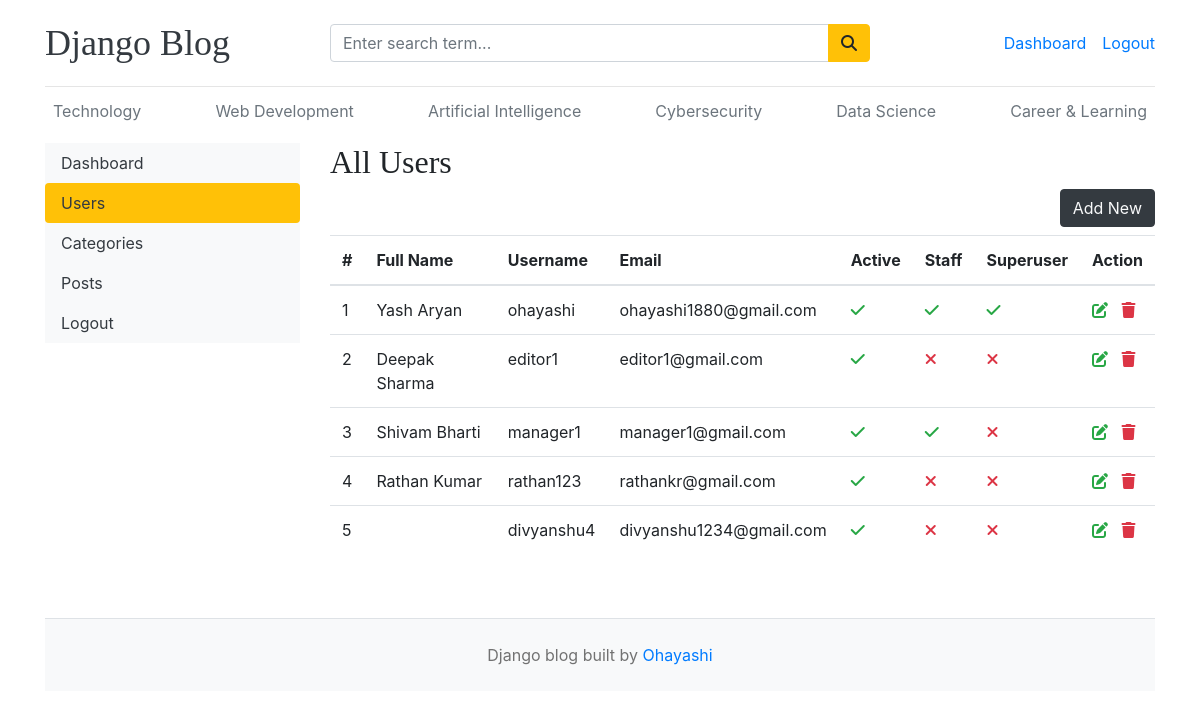
The page /dashboard/users/ (signed in) on the database its author committed.
### blogs/models.py (models this page shows, shortened)
class Category(models.Model):
  category_name = models.CharField(max_length=50, unique=True)
  created_at = models.DateTimeField(auto_now_add=True)
  updated_at = models.DateTimeField(auto_now=True)
  class Meta:
    verbose_name_plural = 'Categories'

### dashboards/views.py (the view)
# urls.py: path('users/', views.users, name='users'),
@login_required(login_url='login')
@permission_required('auth.view_user', raise_exception=True)
def users(request):
    users = User.objects.all()
    context = {
        'users': users,
    }
    return render(request, 'dashboard/user.html', context)

### blogs/context_processors.py (called while the page is built)
def get_categories(request):
  categories = Category.objects.all()
  return dict(categories = categories)

def get_social_links(request):
  social_links = SocialLink.objects.all()
  return dict(social_links = social_links)

### templates/dashboard/user.html (shortened to what this page needs)
{% extends "base.html" %}
{% block content %}
<div class="row">
  {% include "dashboard/sidebar.html" %}
  <div class="col-md-9">
    {% if perms.auth.view_user %}
    <h2>All Users</h2>
    <a href="{% url 'add_user' %}" class="btn btn-dark text-light float-right mb-2">Add New</a>
    <table class="table table-hover">
        <thead>
    <tr>
      <th>#</th>
      <th>Full Name</th>
      <th>Username</th>
      <th>Email</th>
      <th>Active</th>
      <th>Staff</th>
      <th>Superuser</th>
      <th>Action</th>
    </tr>
  </thead>
  <tbody>
    {% for user in users %}
    <tr>
      <td>{{ forloop.counter }}</td>
      <td>{{ user.first_name }} {{ user.last_name }}</td>
      <td>{{ user.username}}</td>
      <td>{{ user.email }}</td>
      <td>{% if user.is_active %} <i class="fa-solid fa-check text-success"></i> {% else %} <i class="fa-solid fa-times text-danger"></i> {% endif %}</td>
      <td>{% if user.is_staff %} <i class="fa-solid fa-check text-success"></i> {% else %} <i class="fa-solid fa-times text-danger"></i> {% endif %}</td>
      <td>{% if user.is_superuser %} <i class="fa-solid fa-check text-success"></i> {% else %} <i class="fa-solid fa-times text-danger"></i> {% endif %}</td>
      <td>
        <a href="{% url 'edit_user' user.id%}"><i class="fa-solid fa-pen-to-square text-success"></i></a>
        <a href="{% url 'delete_user' user.id%}"><i class="fa-solid fa-trash text-danger"></i></a>
      </td>
    </tr>
    {% endfor %}
  </tbody>
    </table>
  </div>
  {% else %}
  <h5>You don't have permission to view this page</h5>
  {% endif %}
</div>
{% endblock %}

### templates/base.html (shortened to what this page needs)
 {% load static %}
<!DOCTYPE html>
<html lang="en">
<head>
    <link href="https://getbootstrap.com/docs/4.0/dist/css/bootstrap.min.css" rel="stylesheet">
    <link href="{% static 'css/blog.css' %}" rel="stylesheet">
    <link rel="stylesheet" href="https://cdnjs.cloudflare.com/ajax/libs/font-awesome/6.7.2/css/all.min.css"></head>
<body>
  <div class="container">
<header class="blog-header py-3">
    <div class="row align-items-center">
        <div class="col-3 d-flex align-items-center">
            <a class="blog-header-logo text-dark" href="/">Django Blog</a>
        </div>
        <div class="col-6">
            <form action="{% url 'search' %}" method="GET">
                <div class="input-group">
                    <input
                        class="form-control"
                        type="text"
                        name="keyword"
                        value="{{ keyword }}"
                        placeholder="Enter search term..."
                        aria-label="Enter search term..."
                    >
                    <div class="input-group-append">
                        <button class="btn btn-warning" type="submit">
                            <i class="fa fa-search" aria-hidden="true"></i>
                        </button>
                    </div>
                </div>
            </form>
        </div>
        <div class="col-3 d-flex justify-content-end align-items-center">
            {% if not user.is_authenticated %}
                <a class="btn btn-sm btn-warning mr-2" href="{% url 'login' %}">
                    Login
                </a>
                <a class="btn btn-sm btn-outline-secondary" href="{% url 'register' %}">
                    Register
                </a>
            {% else %}
                <a href="{% url 'dashboard' %}" class="mr-3">
                    Dashboard
                </a>
                <form action="{% url 'logout' %}" method="POST" class="d-inline-flex align-items-center m-0">
                    <button type="submit" class="btn btn-link p-0 border-0">
                        Logout
                    </button>
                </form>
            {% endif %}
        </div>
    </div>
</header>
      <div class="nav-scroller py-1 mb-2">
        <nav class="nav d-flex justify-content-between">
          {% for category in categories %}
          <a class="p-2 text-muted" href="{% url 'posts_by_category' category.id %}">{{category.category_name}}</a>
          {% endfor %}
        </nav>
      </div>
{% block content%}
{% endblock %}
  <footer class="blog-footer text-center py-4 bg-light mt-5 border-top">
    <p class="m-0">Django blog built by <a href="#">Ohayashi</a></p>
  </footer>
</body>
</html>

### blog_main/static/css/blog.css (style rules this page uses)
.blog-header { border-bottom: 1px solid #e5e5e5; }
.blog-header-logo { font-family: "Playfair Display", Georgia, "Times New Roman", serif ; font-size: 2.25rem; }
h1, h2, h3, h4, h5, h6 { font-family: "Playfair Display", Georgia, "Times New Roman", serif ; }
.blog-footer { padding: 2.5rem 0; color: #727272; text-align: center; background-color: #f9f9f9; border-top: .05rem solid #e5e5e5; }
.blog-footer p:last-child { margin-bottom: 0; }

### rows shown on the page
Category: category_name "Technology"
Category: category_name "Web Development"
Category: category_name "Artificial Intelligence"
Category: category_name "Cybersecurity"
Category: category_name "Data Science"
Category: category_name "Career & Learning"

### other values the page prints
{{ user.first_name }} "Yash"
{{ user.last_name }} "Aryan"
{{ user.username }} "ohayashi"
{{ user.email }} "ohayashi1880@gmail.com"
{{ user.first_name }} "Deepak"
{{ user.last_name }} "Sharma"
{{ user.username }} "editor1"
{{ user.email }} "editor1@gmail.com"
{{ user.first_name }} "Shivam"
{{ user.last_name }} "Bharti"
{{ user.username }} "manager1"
{{ user.email }} "manager1@gmail.com"
{{ user.first_name }} "Rathan"
{{ user.last_name }} "Kumar"
{{ user.username }} "rathan123"
